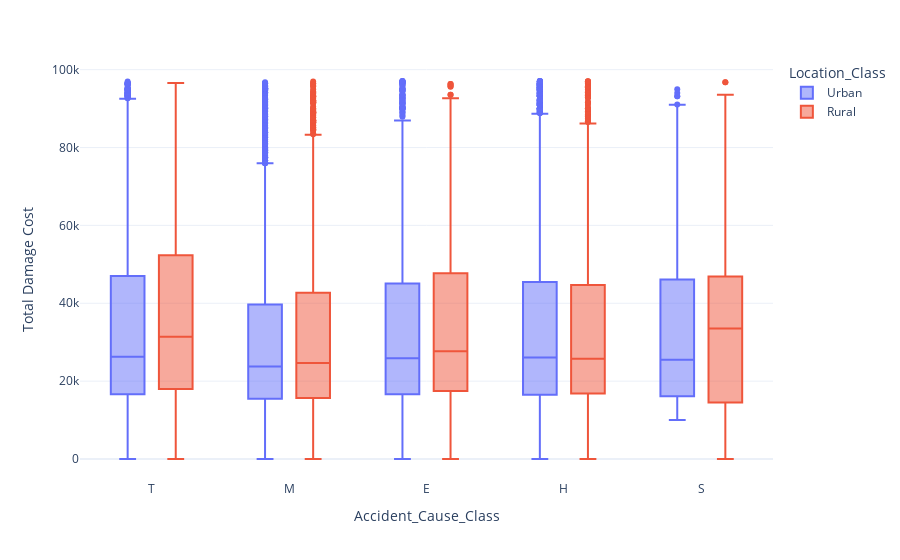

Notebook code for this chart:
### Code cell
total_cost_iqr = df['Total Damage Cost'].quantile(0.75) - df['Total Damage Cost'].quantile(0.75)
cost_upper_bound = df['Total Damage Cost'].quantile(0.75) + (1.5 * total_cost_iqr)

total_cost_outliers = df[df['Total Damage Cost'] > cost_upper_bound]

fig = px.box(df[df['Total Damage Cost'] <= cost_upper_bound], x = 'Accident_Cause_Class', y = 'Total Damage Cost', color = 'Location_Class')
fig.show()

### Figure 1 — Plotly figure (JSON) as saved in the notebook; plotly's stock layout.template omitted (floating-point values rounded to 4 significant figures; data arrays with more than 128 entries replaced by an {"elided": "..."} marker saying what was removed)
{"data": [{"alignmentgroup": "True", "hovertemplate": "Location_Class=Urban<br>Accident_Cause_Class=%{x}<br>Total Damage Cost=%{y}<extra></extra>", "legendgroup": "Urban", "marker": {"color": "#636efa"}, "name": "Urban", "notched": false, "offsetgroup": "Urban", "orientation": "v", "showlegend": true, "type": "box", "x": {"elided": "20190 str values"}, "x0": " ", "xaxis": "x", "y": {"elided": "20190 int values"}, "y0": " ", "yaxis": "y"}, {"alignmentgroup": "True", "hovertemplate": "Location_Class=Rural<br>Accident_Cause_Class=%{x}<br>Total Damage Cost=%{y}<extra></extra>", "legendgroup": "Rural", "marker": {"color": "#EF553B"}, "name": "Rural", "notched": false, "offsetgroup": "Rural", "orientation": "v", "showlegend": true, "type": "box", "x": {"elided": "5731 str values"}, "x0": " ", "xaxis": "x", "y": {"elided": "5731 int values"}, "y0": " ", "yaxis": "y"}], "layout": {"autosize": true, "boxmode": "group", "legend": {"title": {"text": "Location_Class"}, "tracegroupgap": 0}, "margin": {"t": 60}, "xaxis": {"anchor": "y", "autorange": true, "domain": [0, 1], "range": [-0.5172, 4.517], "title": {"text": "Accident_Cause_Class"}, "type": "category"}, "yaxis": {"anchor": "x", "autorange": true, "domain": [0, 1], "range": [-5394.0, 102500.0], "title": {"text": "Total Damage Cost"}, "type": "linear"}}}
